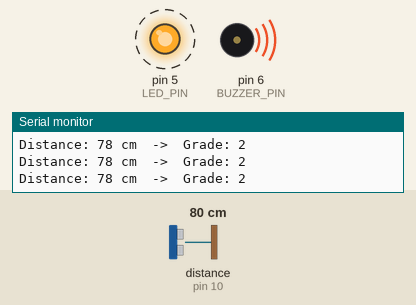
Simulated run of this sketch. Board: Arduino Uno, built with avr-gcc and run on an emulated ATmega328P. Parts: output pins drawn as LEDs (lit = HIGH), buzzer (waves = sounding), the last lines printed to the serial monitor. Wiring (inferred from the names in the program): ultrasonic range finder: trigger pin 9; echo pin 10. Dashed ring = blinking. The test bench sets the inputs (shaded band); at power-on: distance to the obstacle (sensor on pin 10) 80 cm. The echo pulse lasts 58.3 µs per cm; pins used as bus, display or sensor lines are not drawn.

Above: at 1.27 s.
1.3 s: distance to the obstacle (sensor on pin 10) set to 250 cm
At 2.2 s:
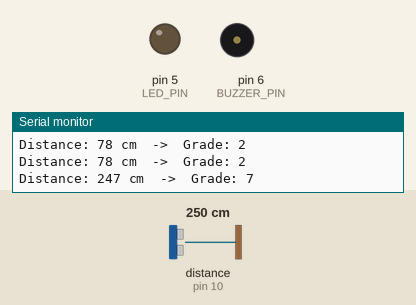
4.3 s: distance to the obstacle (sensor on pin 10) set to 2 cm
At 5.04 s:
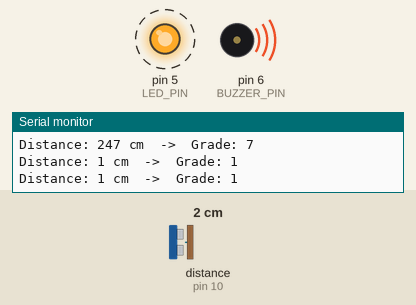
Timing chart, 0 to 13.3 s (numbered marks = the images above; inputs shaded):
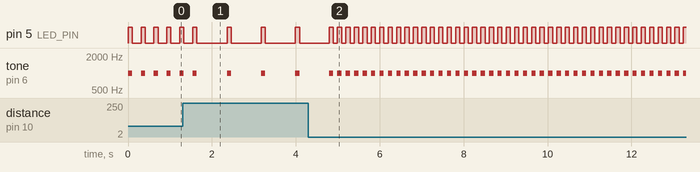

Measured:
- after the input at 4.3 s, pin 5 (LED_PIN): alternates HIGH for 0.10 s and LOW for 0.10 s, starting after 0.69 s; tone on pin 6 (BUZZER_PIN): alternates 1000 Hz for 0.10 s and silent for 0.10 s, starting after 0.69 s
- by itself, pin 5 (LED_PIN): repeats every 0.82 s: HIGH 0.10 s, LOW 0.72 s
- by itself, tone on pin 6 (BUZZER_PIN): repeats every 0.82 s: 1000 Hz 0.10 s, silent 0.72 s

The sketch:

program.ino
```cpp
#define TRIG_PIN 9
#define ECHO_PIN 10
#define BUZZER_PIN 6
#define LED_PIN 5

long duration;
int distance;
int grade;

void setup() {
    pinMode(TRIG_PIN, OUTPUT);
    pinMode(ECHO_PIN, INPUT);
    pinMode(BUZZER_PIN, OUTPUT);
    pinMode(LED_PIN, OUTPUT);
    Serial.begin(9600);
}

void loop() {
    // Send ultrasonic pulse
    digitalWrite(TRIG_PIN, LOW);
    delayMicroseconds(2);
    digitalWrite(TRIG_PIN, HIGH);
    delayMicroseconds(10);
    digitalWrite(TRIG_PIN, LOW);

    // Read echo response
    duration = pulseIn(ECHO_PIN, HIGH, 30000); // Timeout for long distances
    distance = duration * 0.034 / 2; // Convert to cm

    Serial.print("Distance: ");
    Serial.print(distance);
    Serial.print(" cm  ->  ");

    // Assign grades based on 40 cm intervals (10 grades, 0-400 cm)
    grade = constrain((distance / 40) + 1, 1, 10);

    Serial.print("Grade: ");
    Serial.println(grade);

    // Set beep & blink speed based on grade (closer = faster)
    int beepSpeed = map(grade, 1, 10, 100, 1000); // Adjust timing
    beepSpeed = constrain(beepSpeed, 100, 1000);

    // Beep and Blink synchronized
    digitalWrite(LED_PIN, HIGH);  // LED ON
    tone(BUZZER_PIN, 1000);       // Buzzer ON
    delay(100);                   // Short beep duration

    digitalWrite(LED_PIN, LOW);   // LED OFF
    noTone(BUZZER_PIN);           // Buzzer OFF
    delay(beepSpeed);             // Pause before next beep/blink
}
```
